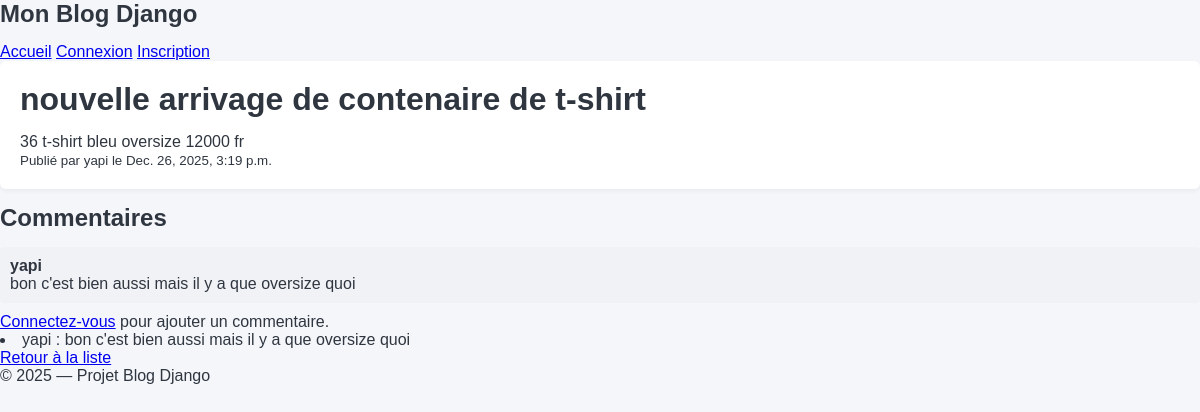
/1/, run on the app's committed database.
### articles/models.py (models this page shows, shortened)
class Article(models.Model):
    auteur = models.ForeignKey(User, on_delete=models.CASCADE,
                               related_name='articles')
    titre = models.CharField(max_length=200)
    contenu = models.TextField()
    date_creation = models.DateTimeField(auto_now_add=True)

class Commentaire(models.Model):
    article = models.ForeignKey(Article, on_delete=models.CASCADE,
                                related_name='commentaires')
    auteur = models.ForeignKey(User, on_delete=models.CASCADE)
    contenu = models.TextField()
    date_creation = models.DateTimeField(auto_now_add=True)

### articles/views.py (the view)
# urls.py: path('<int:id>/', views.detail_article, name='detail'),
def detail_article(request, id):
    article = get_object_or_404(Article, id=id)
    commentaires = article.commentaires.all().order_by('-date_creation')
    return render(request, 'articles/detail.html', {
        'article': article,
        'commentaires': commentaires
    })

### articles/templates/articles/detail.html (shortened to what this page needs)
{% extends 'base.html' %}
{% block content %}
<div class="article-card">
    <h1>{{ article.titre }}</h1>
    <p>{{ article.contenu }}</p>
    <small>Publié par {{ article.auteur.username }} le {{ article.date_creation }}</small>
</div>
<h2>Commentaires</h2>
<ul>
    {% for commentaire in commentaires %}
        <div class="commentaire">
        <strong>{{ commentaire.auteur.username }}</strong>
        <p>{{ commentaire.contenu }}</p>
    </div>
    {% empty %}
        <li>Aucun commentaire</li>
    {% endfor %}
</ul>
{% if user.is_authenticated %}
    <a href="{% url 'articles:ajouter_commentaire' article.id %}">Ajouter un commentaire</a>
{% else %}
    <p><a href="{% url 'login' %}">Connectez-vous</a> pour ajouter un commentaire.</p>
{% endif %}
{% for commentaire in commentaires %}
    <li>
        {{ commentaire.auteur.username }} : {{ commentaire.contenu }}
    </li>
{% endfor %}
<a href="{% url 'articles:liste' %}">Retour à la liste</a>
{% endblock %}

### static/css/style.css (style rules this page uses)
* { margin: 0; padding: 0; box-sizing: border-box; font-family: Arial, sans-serif; }
body { background-color: #f5f6fa; color: #2f3640; }
h1, h2 { margin-bottom: 15px; }
.article-card { background: white; padding: 20px; margin-bottom: 15px; border-radius: 6px; box-shadow: 0 2px 5px rgba(0,0,0,0.05); }
.commentaire { background: #f1f2f6; padding: 10px; border-radius: 4px; margin-bottom: 10px; }

### data on the page
Article: titre "nouvelle arrivage de contenaire de t-shirt", contenu "36 t-shirt bleu oversize 12000 fr", auteur.username "yapi", date_creation "Dec. 26, 2025, 3:19 p.m."
Commentaire: auteur.username "yapi", contenu "bon c'est bien aussi mais il y a que oversize quoi"
